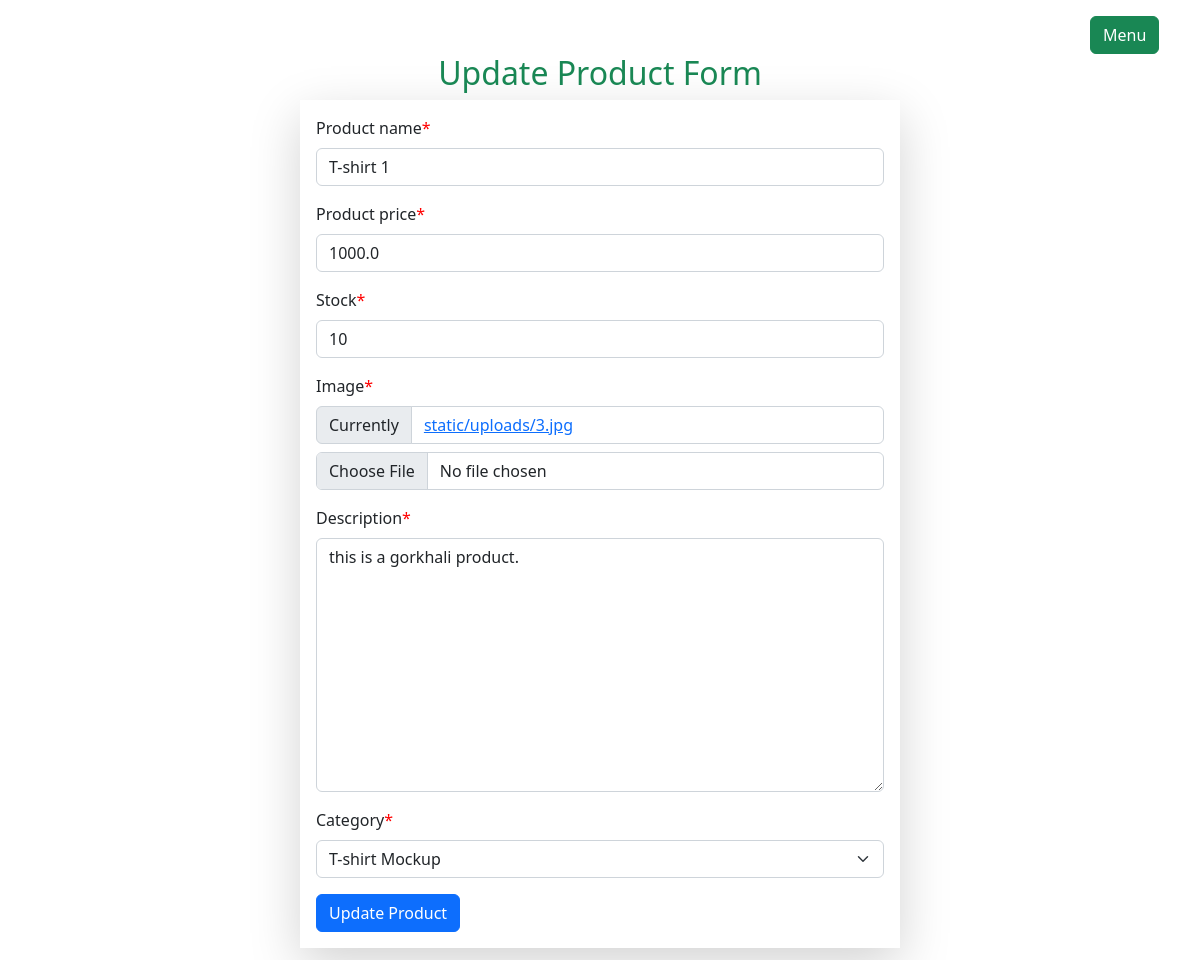
Before: /products/updateproduct/1 (signed in) with the older database file.
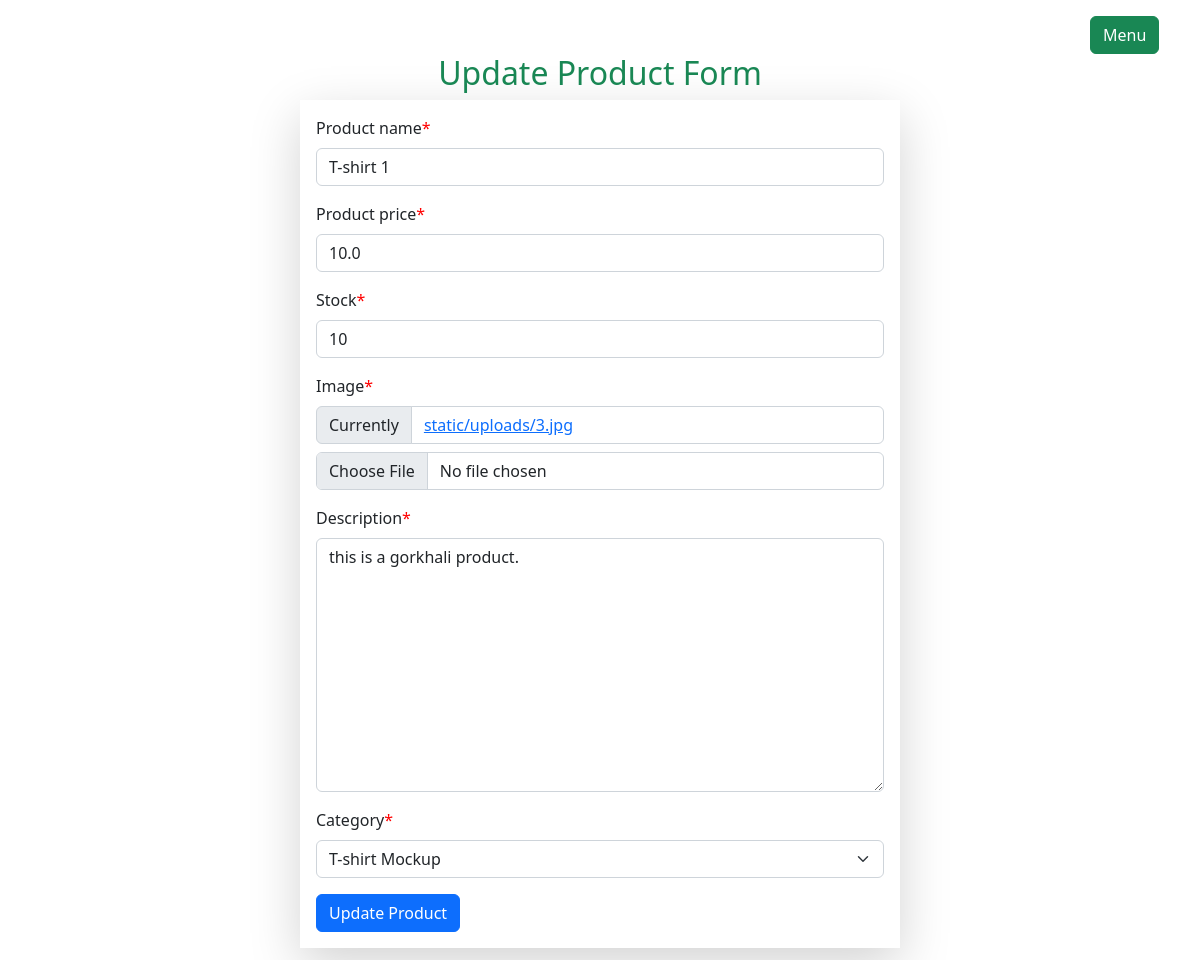
After: the same page with the newer database file.
### products/models.py (models this page shows, shortened)
class Product(models.Model):
    product_name = models.CharField(max_length=100)
    product_price = models.FloatField()
    stock = models.IntegerField()
    image = models.FileField(upload_to='static/uploads', null=True)
    description = models.TextField(null=True)
    created_at = models.DateTimeField(auto_now_add=True)
    category = models.ForeignKey(Category, on_delete=models.CASCADE, null=True)

### users/auth.py (the view)
    def wrapper_function(request,*args,**kwrgs):
        if request.user.is_staff:
            return view_function(request,*args,**kwrgs)
        else:
            return redirect('/')

### products/forms.py
class ProductForm(ModelForm):
    class Meta:
        model = Product
        fields = '__all__'

### products/models.py (called while the page is built)
    def __str__(self):
        return self.category_name

### products/views.py (called while the page is built, shortened)
@login_required
@admin_only
def update_product(request,product_id):
    instance = Product.objects.get(id=product_id)
    context={
        'form':ProductForm(instance=instance)
    }
    return render(request,'products/updateproduct.html',context)

### users/auth.py (called while the page is built)
def admin_only(view_function):
    def wrapper_function(request,*args,**kwrgs):
        if request.user.is_staff:
            return view_function(request,*args,**kwrgs)
        else:
            return redirect('/')
    return wrapper_function

### products/templates/products/updateproduct.html (shortened to what this page needs)
{% extends 'admins/layout.html' %}
{% load bootstrap %}
{% load crispy_forms_tags %}
{% block main_content %}
<div class="d-flex justify-content-center">
    <div class="col-md-6">
        <h2 class="text-center text-success">Update Product Form</h2>
        <form action="" method="post" class="shadow-lg p-3" enctype="multipart/form-data">
             {{ form | crispy }}
             <div class="mt-3">
                <input type="submit" name="submit" value="Update Product" class="btn btn-primary">
             </div>
        </form>
    </div>
</div>
{% endblock%}

### adminspage/templates/admins/layout.html (shortened to what this page needs)
<!DOCTYPE html>
<html lang="en">
<head>
    <link href="https://cdn.jsdelivr.net/npm/bootstrap@5.2.0-beta1/dist/css/bootstrap.min.css" rel="stylesheet"
>
    <link rel="stylesheet" href="https://pro.fontawesome.com/releases/v5.10.0/css/all.css"
 />
</head>
<body>
    <div class="container-fluid">
        <div class="d-flex justify-content-end">
            <div class="col-md-1 mt-3">
                <button class="btn btn-success" type="button" data-bs-toggle="offcanvas"
                    data-bs-target="#offcanvasRight" aria-controls="offcanvasRight">Menu</button>
            </div>
        </div>
    </div>
    <div class="main">
        {% block main_content %}
        {% endblock %}
    </div>
</body>
</html>

### products/templates/products/updateproduct.html (style rules this page uses)
.asteriskField { color: red; }

Changed rows visible on the page:
changed Product "T-shirt 1": product_price "1000.0" → "10.0"
